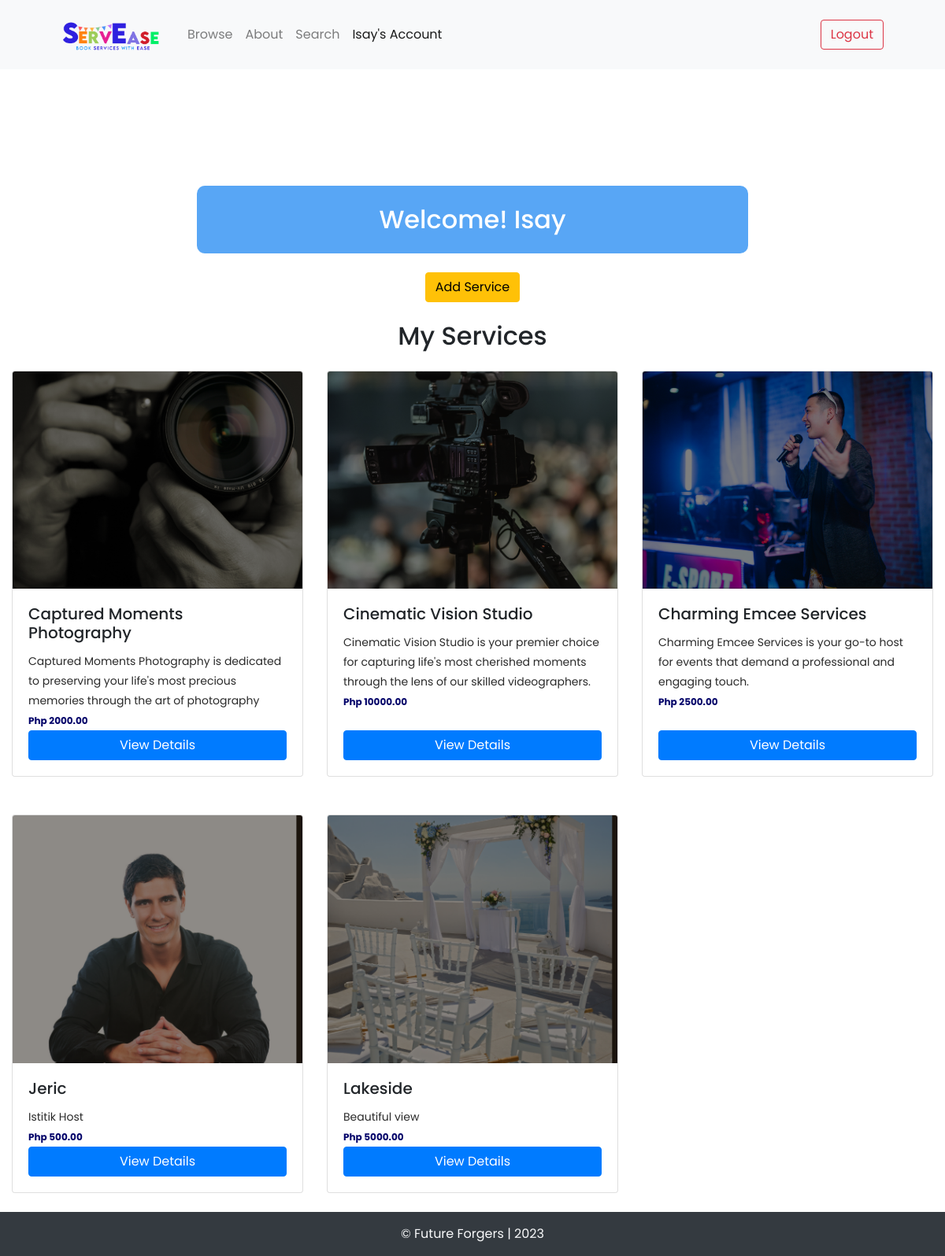
The app's page /account/index/ (signed in) with its own data.
### services/models.py (models this page shows, shortened)
class Service(models.Model):
	category = models.ForeignKey(Category, related_name='service',  on_delete=models.CASCADE)
	name = models.CharField(max_length=255)
	description = models.TextField(blank=True, null=True)
	price = models.FloatField()
	image = models.ImageField(upload_to='service_images', blank=True, null=True)
	is_sold = models.BooleanField(default=False)
	created_by = models.ForeignKey(User, related_name='service', on_delete=models.CASCADE)
	created_at = models.DateTimeField(auto_now_add=True)

### account/views.py (the view)
# urls.py: path('index/', views.index, name='index'),
@login_required
def index(request):
	services = Service.objects.filter(created_by=request.user)
	return render(request, 'account/account.html', {
		'services': services,
		})

### account/templates/account/account.html (shortened to what this page needs)
{% extends 'main.html' %}
{% block content %}
<div class="container py-4 mt-5" style="background-color: #58a6f5; border-radius: 10px; padding: 0; width: 700px;">
  <h2 class="text-center" style="margin: 0; color: #fff">Welcome! {{ request.user|capfirst }}</h2>
</div>
<div class="d-flex justify-content-center align-items-center mt-4">
  <button type="button" class="btn btn-warning">
    <a href="{% url 'service:new' %}" class="text-black" style="text-decoration: none;">Add Service</a>
  </button>
</div>
<div class="row">
	<div class="col-md-12 text-center mt-4">
    <h2>My Services</h2>
  </div>
  {% for service in services %}
    <div class="col-md-4 mb-4 mt-4">
      <div class="card h-100">
        <img src="{{ service.image.url }}" class="card-img-top" alt="{{ service.name}}-image">
        <div class="card-body d-flex flex-column">
          <h5 class="card-title">{{ service.name }}</h5>
          <p class="card-text">{{ service.description }}</p>
          <p class="card-text" style="color: #020269; font-size:12px; font-weight: bold;">Php {{ service.price|floatformat:2 }}</p>
          <a href="{% url 'service:detail' service.id %}" class="btn btn-primary mt-auto">View Details</a>
        </div>
      </div>
    </div>
    {% if forloop.counter|divisibleby:3 and not forloop.last %}
      </div><div class="row">
    {% endif %}
  {% endfor %}
</div>
{% endblock %}

### templates/header.html (shortened to what this page needs)
{% load static %}
<nav class="navbar navbar-expand-lg navbar-light bg-light header-sticky">
  <div class="container px-4 px-lg-5">
      <a href="" class="logo">
        <img src="{% static 'img/header.png' %}" style="width: 128px;">
      </a>
      <div class="collapse navbar-collapse" id="navbarSupportedContent">
          <ul class="navbar-nav me-auto mb-2 mb-lg-0 ms-lg-4">
              <li class="nav-item"><a class="nav-link" aria-current="page" href="{% url 'browse' %}">Browse</a></li>
              <li class="nav-item"><a class="nav-link" href="{% url 'about' %}">About</a></li>
              <li class="nav-item"><a class="nav-link" href="{% url 'service:services' %}">Search</a></li>
              <li class="nav-item"><a class="nav-link" href="{% url 'account:index' %}">{{ request.user|capfirst }}'s Account</a></li>
          </ul>
          <div class="d-flex">
              <a class="btn btn-outline-danger" href="{% url 'logout' %}">Logout</a>
          </div>
      </div>
  </div>
</nav>

### static/css/templatemo-hexashop.css (style rules this page uses)
html, body, div, span, applet, object, iframe, h1, h2, h3, h4, h5, h6, p, blockquote, div pre, a, abbr, acronym, address, big, cite, code, del, dfn, em, font, img, ins, kbd, q, s, samp, small, strike, strong, sub, sup, tt, var, b, u, i, center, dl, dt, dd, ol, ul, li, figure, header, nav, section, article, aside, footer, figcaption { margin: 0; padding: 0; border: 0; outline: 0; }
ul, li { padding: 0; margin: 0; list-style: none; }
header, nav, section, article, aside, footer, hgroup { display: block; }
* { box-sizing: border-box; }
html, body { font-family: 'Poppins', sans-serif; font-weight: 400; background-color: #fff; font-size: 16px; -ms-text-size-adjust: 100%; -webkit-font-smoothing: antialiased; -moz-osx-font-smoothing: grayscale; }
a { text-decoration: none !important; }
h1, h2, h3, h4, h5, h6 { margin-top: 0px; margin-bottom: 0px; }
ul { margin-bottom: 0px; }
p { font-size: 14px; line-height: 25px; color: #2a2a2a; }
html, body { background: #fff; font-family: 'Poppins', sans-serif; }

### records on screen
Service: image (picture), name "Captured Moments Photography", description "Captured Moments Photography is dedicated to preserving your life's most precious memories through the art of photography", price "2000.00"
Service: image (picture), name "Cinematic Vision Studio", description "Cinematic Vision Studio is your premier choice for capturing life's most cherished moments through the lens of our skilled videographers.", price "10000.00"
Service: image (picture), name "Charming Emcee Services", description "Charming Emcee Services is your go-to host for events that demand a professional and engaging touch.", price "2500.00"
Service: image (picture), name "Jeric", description "Istitik Host", price "500.00"
Service: image (picture), name "Lakeside", description "Beautiful view", price "5000.00"

### other values on screen
{{ request.user|capfirst }} "Isay"
